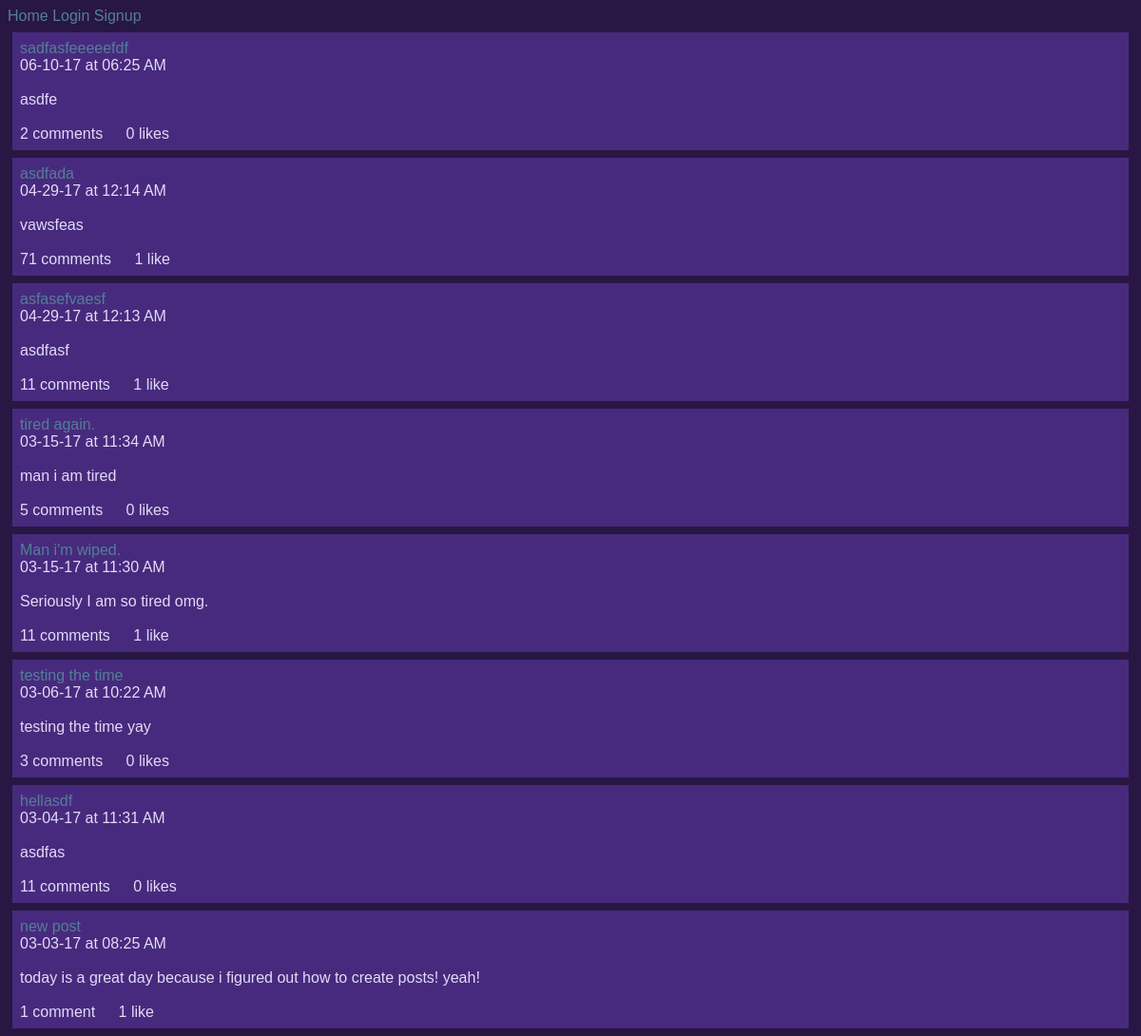
The app's page /ben/posts/, older data.
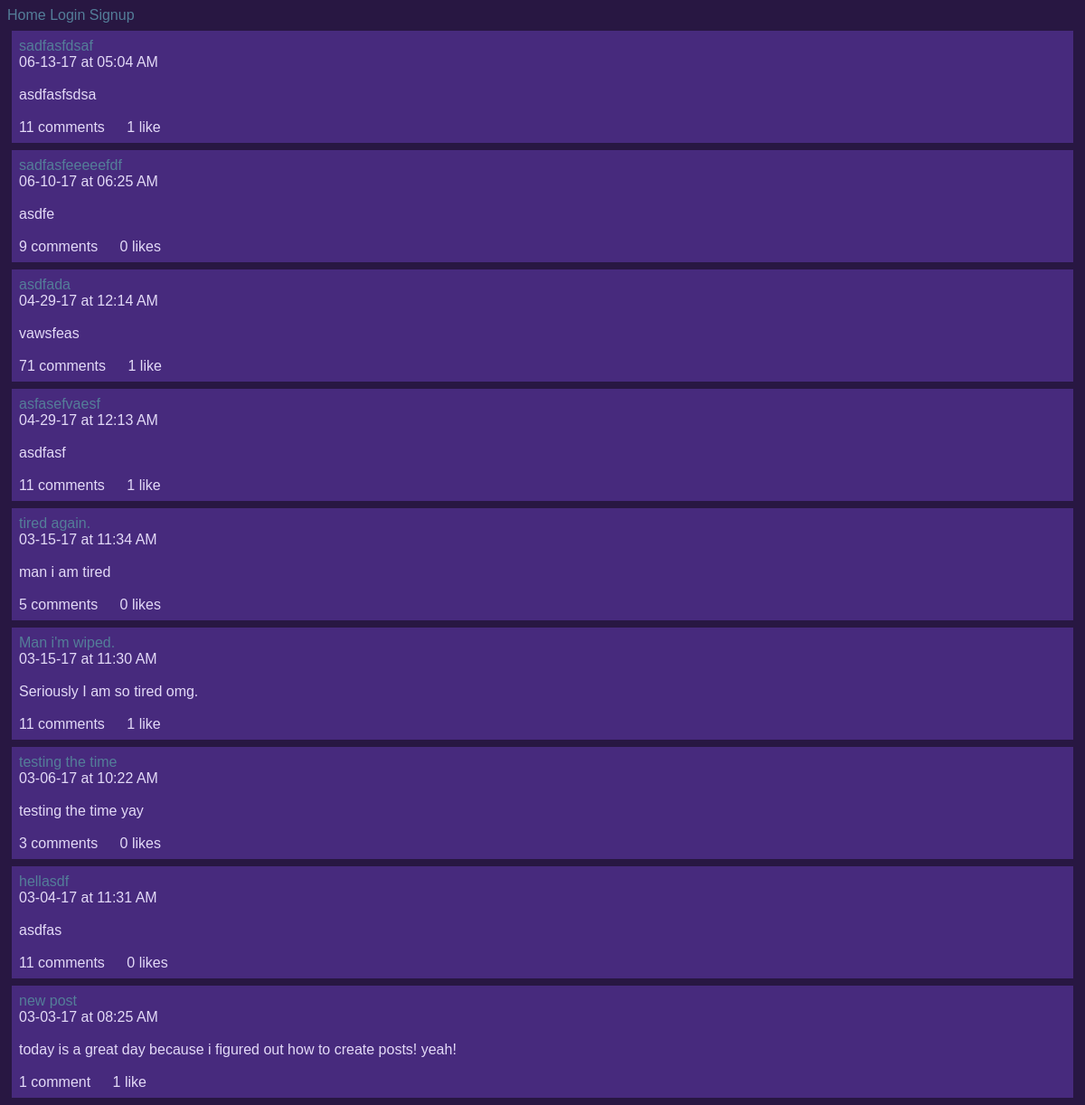
The same page, newer data.
### posts/models.py (models this page shows)
class Post(models.Model):
        title = models.CharField(max_length=100)
        pub_date = models.DateTimeField('date published', auto_now_add=True)
        body = models.TextField()
        user = models.ForeignKey(User, on_delete=models.CASCADE, null=True)
        def utc_to_local(self, utc_datetime):
	        return utc_datetime.astimezone(tz=None)
        def __str__(self):
	        date = self.utc_to_local(self.pub_date).strftime('%m-%d-%y')
	        time = self.utc_to_local(self.pub_date).strftime('%I:%M %p')
	        return '%s at %s \n\n %s \n\n' % (date, time, self.body)

### posts/views.py (the view)
def index(request, username):
    try:
    	User.objects.get(username=username)
    except:
        context = {'username': None}
        return render(request, 'posts/index.html', context)
    user = User.objects.get(username=username)
    context = {'username': user}
    return render(request, 'posts/index.html', context)

### posts/templatetags/likes_features.py (called while the page is built)
@register.simple_tag
def like_text(count):
	if count == 1:
		return str(count) + " like"
	else:
		return str(count) + " likes"

@register.simple_tag
def comment_text_index(count):
	if count == 1:
		return str(count) + " comment"
	else:
		return str(count) + " comments"

### posts/templates/posts/index.html (shortened to what this page needs)
{% extends 'Blog/base.html' %}
{% load likes_features %}
{% block content %}
{% if username == None %}
	<h1>"Whoa dude, this user doesn't exist!"</h1>
{% else %}
	{% for post in username.post_set.all reversed %}
		<div class="post">
			<a href={% url 'posts:display-post' username=username post_number=post.id %}>{{ post.title|linebreaksbr }}</a> <br>
			{{ post|linebreaksbr }}
			<span class="comments">
				{% comment_text_index post.comment_set.count %}
			</span>
			<span class="likes" id="like-{{ post.id }}">
			{% like_text post.like_set.count %}
			</span>
		</div>
	{% endfor %}
{% endif %}
{% endblock content%}

Row changes from the older to the newer data that the page shows:
added Post: title "sadfasfdsaf", pub_date+body "06-13-17 at 05:04 AM asdfasfsdsa", id "11 comments", id "1 like"
computed for Post "sadfasfeeeeefdf": id "2 comments" → "9 comments"
